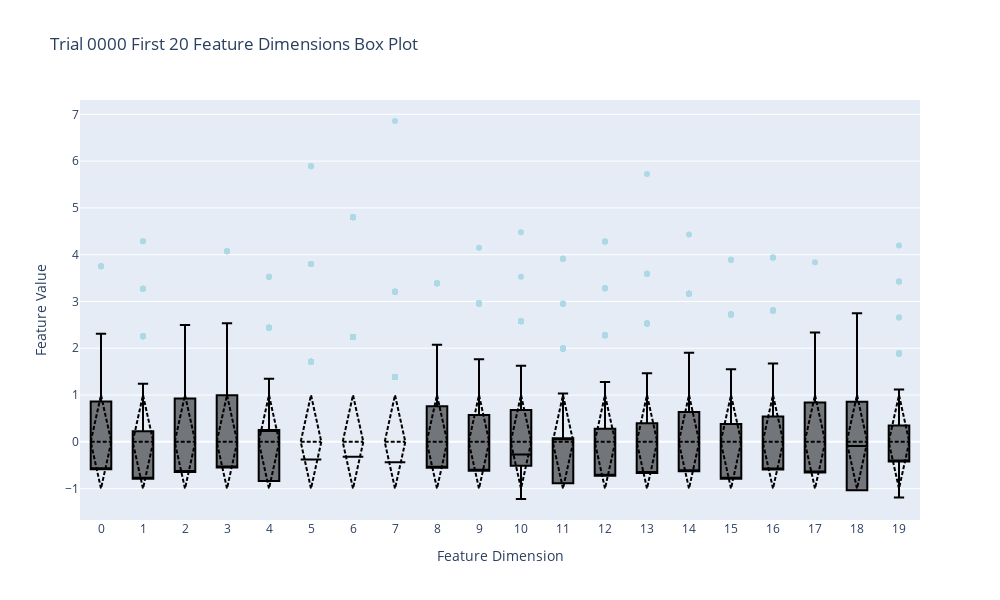

Notebook code for this chart:
### Code cell
# 5. 互動式箱型圖：顯示每個特徵維度的分布情況
with h5py.File(file_path, 'r') as f:
    input_features = f['trial_0000']['input_features'][()]
    
    # 選擇前 20 個特徵維度進行視覺化
    selected_features = input_features[:, :20]
    
    fig = go.Figure()
    
    for i in range(20):
        fig.add_trace(go.Box(
            y=selected_features[:, i],
            name=f'{i}',
            marker=dict(color='lightblue'),
            line=dict(color='black'),
            boxmean='sd',  # 顯示平均值和標準差
            hovertemplate='Feature %{x}<br>Value: %{y:.4f}<extra></extra>'
        ))
    
    fig.update_layout(
        title="Trial 0000 First 20 Feature Dimensions Box Plot",
        xaxis_title="Feature Dimension",
        yaxis_title="Feature Value",
        width=1000,
        height=600,
        showlegend=False
    )
    
    fig.show()

### Figure 1 — Plotly figure (JSON) as saved in the notebook; plotly's stock layout.template omitted (floating-point values rounded to 4 significant figures; data arrays with more than 128 entries replaced by an {"elided": "..."} marker saying what was removed)
{"data": [{"boxmean": "sd", "hovertemplate": "Feature %{x}<br>Value: %{y:.4f}<extra></extra>", "line": {"color": "black"}, "marker": {"color": "lightblue"}, "name": "0", "type": "box", "y": {"elided": "321 float values"}}, {"boxmean": "sd", "hovertemplate": "Feature %{x}<br>Value: %{y:.4f}<extra></extra>", "line": {"color": "black"}, "marker": {"color": "lightblue"}, "name": "1", "type": "box", "y": {"elided": "321 float values"}}, {"boxmean": "sd", "hovertemplate": "Feature %{x}<br>Value: %{y:.4f}<extra></extra>", "line": {"color": "black"}, "marker": {"color": "lightblue"}, "name": "2", "type": "box", "y": {"elided": "321 float values"}}, {"boxmean": "sd", "hovertemplate": "Feature %{x}<br>Value: %{y:.4f}<extra></extra>", "line": {"color": "black"}, "marker": {"color": "lightblue"}, "name": "3", "type": "box", "y": {"elided": "321 float values"}}, {"boxmean": "sd", "hovertemplate": "Feature %{x}<br>Value: %{y:.4f}<extra></extra>", "line": {"color": "black"}, "marker": {"color": "lightblue"}, "name": "4", "type": "box", "y": {"elided": "321 float values"}}, {"boxmean": "sd", "hovertemplate": "Feature %{x}<br>Value: %{y:.4f}<extra></extra>", "line": {"color": "black"}, "marker": {"color": "lightblue"}, "name": "5", "type": "box", "y": {"elided": "321 float values"}}, {"boxmean": "sd", "hovertemplate": "Feature %{x}<br>Value: %{y:.4f}<extra></extra>", "line": {"color": "black"}, "marker": {"color": "lightblue"}, "name": "6", "type": "box", "y": {"elided": "321 float values"}}, {"boxmean": "sd", "hovertemplate": "Feature %{x}<br>Value: %{y:.4f}<extra></extra>", "line": {"color": "black"}, "marker": {"color": "lightblue"}, "name": "7", "type": "box", "y": {"elided": "321 float values"}}, {"boxmean": "sd", "hovertemplate": "Feature %{x}<br>Value: %{y:.4f}<extra></extra>", "line": {"color": "black"}, "marker": {"color": "lightblue"}, "name": "8", "type": "box", "y": {"elided": "321 float values"}}, {"boxmean": "sd", "hovertemplate": "Feature %{x}<br>Value: %{y:.4f}<extra></extra>", "line": {"color": "black"}, "marker": {"color": "lightblue"}, "name": "9", "type": "box", "y": {"elided": "321 float values"}}, {"boxmean": "sd", "hovertemplate": "Feature %{x}<br>Value: %{y:.4f}<extra></extra>", "line": {"color": "black"}, "marker": {"color": "lightblue"}, "name": "10", "type": "box", "y": {"elided": "321 float values"}}, {"boxmean": "sd", "hovertemplate": "Feature %{x}<br>Value: %{y:.4f}<extra></extra>", "line": {"color": "black"}, "marker": {"color": "lightblue"}, "name": "11", "type": "box", "y": {"elided": "321 float values"}}, {"boxmean": "sd", "hovertemplate": "Feature %{x}<br>Value: %{y:.4f}<extra></extra>", "line": {"color": "black"}, "marker": {"color": "lightblue"}, "name": "12", "type": "box", "y": {"elided": "321 float values"}}, {"boxmean": "sd", "hovertemplate": "Feature %{x}<br>Value: %{y:.4f}<extra></extra>", "line": {"color": "black"}, "marker": {"color": "lightblue"}, "name": "13", "type": "box", "y": {"elided": "321 float values"}}, {"boxmean": "sd", "hovertemplate": "Feature %{x}<br>Value: %{y:.4f}<extra></extra>", "line": {"color": "black"}, "marker": {"color": "lightblue"}, "name": "14", "type": "box", "y": {"elided": "321 float values"}}, {"boxmean": "sd", "hovertemplate": "Feature %{x}<br>Value: %{y:.4f}<extra></extra>", "line": {"color": "black"}, "marker": {"color": "lightblue"}, "name": "15", "type": "box", "y": {"elided": "321 float values"}}, {"boxmean": "sd", "hovertemplate": "Feature %{x}<br>Value: %{y:.4f}<extra></extra>", "line": {"color": "black"}, "marker": {"color": "lightblue"}, "name": "16", "type": "box", "y": {"elided": "321 float values"}}, {"boxmean": "sd", "hovertemplate": "Feature %{x}<br>Value: %{y:.4f}<extra></extra>", "line": {"color": "black"}, "marker": {"color": "lightblue"}, "name": "17", "type": "box", "y": {"elided": "321 float values"}}, {"boxmean": "sd", "hovertemplate": "Feature %{x}<br>Value: %{y:.4f}<extra></extra>", "line": {"color": "black"}, "marker": {"color": "lightblue"}, "name": "18", "type": "box", "y": {"elided": "321 float values"}}, {"boxmean": "sd", "hovertemplate": "Feature %{x}<br>Value: %{y:.4f}<extra></extra>", "line": {"color": "black"}, "marker": {"color": "lightblue"}, "name": "19", "type": "box", "y": {"elided": "321 float values"}}], "layout": {"height": 600, "showlegend": false, "title": {"text": "Trial 0000 First 20 Feature Dimensions Box Plot"}, "width": 1000, "xaxis": {"title": {"text": "Feature Dimension"}}, "yaxis": {"title": {"text": "Feature Value"}}}}
